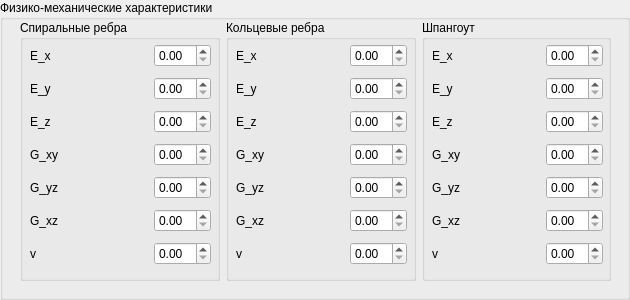
     <widget class="QGroupBox" name="groupBox_3">
      <property name="sizePolicy">
       <sizepolicy hsizetype="Preferred" vsizetype="Preferred">
        <horstretch>0</horstretch>
        <verstretch>0</verstretch>
       </sizepolicy>
      </property>
      <property name="minimumSize">
       <size>
        <width>630</width>
        <height>300</height>
       </size>
      </property>
      <property name="title">
       <string>Физико-механические характеристики</string>
      </property>
      <widget class="QWidget" name="layoutWidget">
       <property name="geometry">
        <rect>
         <x>20</x>
         <y>20</y>
         <width>591</width>
         <height>261</height>
        </rect>
       </property>
       <layout class="QHBoxLayout" name="horizontalLayout_34">
        <item>
         <widget class="QGroupBox" name="groupBox_7">
          <property name="sizePolicy">
           <sizepolicy hsizetype="Expanding" vsizetype="Expanding">
            <horstretch>0</horstretch>
            <verstretch>0</verstretch>
           </sizepolicy>
          </property>
          <property name="minimumSize">
           <size>
            <width>200</width>
            <height>0</height>
           </size>
          </property>
          <property name="title">
           <string>Спиральные ребра</string>
          </property>
          <widget class="QWidget" name="layoutWidget">
           <property name="geometry">
            <rect>
             <x>10</x>
             <y>20</y>
             <width>181</width>
             <height>231</height>
            </rect>
           </property>
           <layout class="QVBoxLayout" name="verticalLayout_5">
            <item>
             <layout class="QHBoxLayout" name="horizontalLayout_13">
              <item>
               <widget class="QLabel" name="label_E_x_spiral">
                <property name="text">
                 <string>E_x</string>
                </property>
               </widget>
              </item>
              <item>
               <spacer name="horizontalSpacer_13">
                <property name="orientation">
                 <enum>Qt::Orientation::Horizontal</enum>
                </property>
                <property name="sizeType">
                 <enum>QSizePolicy::Policy::Expanding</enum>
                </property>
                <property name="sizeHint" stdset="0">
                 <size>
                  <width>40</width>
                  <height>20</height>
                 </size>
                </property>
               </spacer>
              </item>
              <item>
               <widget class="QDoubleSpinBox" name="doubleSpinBox_input_E_x_spiral"/>
              </item>
             </layout>
            </item>
            <item>
             <layout class="QHBoxLayout" name="horizontalLayout_14">
              <item>
               <widget class="QLabel" name="label_E_y_spiral">
                <property name="text">
                 <string>E_y</string>
                </property>
               </widget>
              </item>
              <item>
               <spacer name="horizontalSpacer_14">
                <property name="orientation">
                 <enum>Qt::Orientation::Horizontal</enum>
                </property>
                <property name="sizeType">
                 <enum>QSizePolicy::Policy::Expanding</enum>
                </property>
                <property name="sizeHint" stdset="0">
                 <size>
                  <width>40</width>
                  <height>20</height>
                 </size>
                </property>
               </spacer>
              </item>
              <item>
               <widget class="QDoubleSpinBox" name="doubleSpinBox_input_E_y_spiral"/>
              </item>
             </layout>
            </item>
            <item>
             <layout class="QHBoxLayout" name="horizontalLayout_15">
              <item>
               <widget class="QLabel" name="label_E_z_spiral">
                <property name="text">
                 <string>E_z</string>
                </property>
               </widget>
              </item>
              <item>
               <spacer name="horizontalSpacer_15">
                <property name="orientation">
                 <enum>Qt::Orientation::Horizontal</enum>
                </property>
                <property name="sizeType">
                 <enum>QSizePolicy::Policy::Expanding</enum>
                </property>
                <property name="sizeHint" stdset="0">
                 <size>
                  <width>40</width>
                  <height>20</height>
                 </size>
                </property>
               </spacer>
              </item>
              <item>
               <widget class="QDoubleSpinBox" name="doubleSpinBox_input_E_z_spiral"/>
              </item>
             </layout>
            </item>
            <item>
             <layout class="QHBoxLayout" name="horizontalLayout_16">
              <item>
               <widget class="QLabel" name="label_G_xy_spiral">
                <property name="text">
                 <string>G_xy</string>
                </property>
               </widget>
              </item>
              <item>
               <spacer name="horizontalSpacer_16">
                <property name="orientation">
                 <enum>Qt::Orientation::Horizontal</enum>
                </property>
                <property name="sizeType">
                 <enum>QSizePolicy::Policy::Expanding</enum>
                </property>
                <property name="sizeHint" stdset="0">
                 <size>
                  <width>40</width>
                  <height>20</height>
                 </size>
                </property>
               </spacer>
              </item>
              <item>
               <widget class="QDoubleSpinBox" name="doubleSpinBox_input_G_xy_spiral">
                <property name="sizePolicy">
                 <sizepolicy hsizetype="Minimum" vsizetype="Fixed">
                  <horstretch>0</horstretch>
                  <verstretch>0</verstretch>
                 </sizepolicy>
                </property>
               </widget>
              </item>
             </layout>
            </item>
            <item>
             <layout class="QHBoxLayout" name="horizontalLayout_17">
              <item>
               <widget class="QLabel" name="label_G_yz_spiral">
                <property name="text">
                 <string>G_yz</string>
                </property>
               </widget>
              </item>
              <item>
               <spacer name="horizontalSpacer_17">
                <property name="orientation">
                 <enum>Qt::Orientation::Horizontal</enum>
                </property>
                <property name="sizeType">
                 <enum>QSizePolicy::Policy::Expanding</enum>
                </property>
                <property name="sizeHint" stdset="0">
                 <size>
                  <width>40</width>
                  <height>20</height>
                 </size>
                </property>
               </spacer>
              </item>
              <item>
               <widget class="QDoubleSpinBox" name="doubleSpinBox_input_G_yz_spiral"/>
              </item>
             </layout>
            </item>
            <item>
             <layout class="QHBoxLayout" name="horizontalLayout_18">
              <item>
               <widget class="QLabel" name="label_G_xz_spiral">
                <property name="text">
                 <string>G_xz</string>
                </property>
               </widget>
              </item>
              <item>
               <spacer name="horizontalSpacer_18">
                <property name="orientation">
                 <enum>Qt::Orientation::Horizontal</enum>
                </property>
                <property name="sizeType">
                 <enum>QSizePolicy::Policy::Expanding</enum>
                </property>
                <property name="sizeHint" stdset="0">
                 <size>
                  <width>40</width>
                  <height>20</height>
                 </size>
                </property>
               </spacer>
              </item>
              <item>
               <widget class="QDoubleSpinBox" name="doubleSpinBox_input_G_xz_spiral"/>
              </item>
             </layout>
            </item>
            <item>
             <layout class="QHBoxLayout" name="horizontalLayout_19">
              <item>
               <widget class="QLabel" name="label_v_spiral">
                <property name="text">
                 <string>v</string>
                </property>
               </widget>
              </item>
              <item>
               <spacer name="horizontalSpacer_19">
                <property name="orientation">
                 <enum>Qt::Orientation::Horizontal</enum>
                </property>
                <property name="sizeType">
                 <enum>QSizePolicy::Policy::Expanding</enum>
                </property>
                <property name="sizeHint" stdset="0">
                 <size>
                  <width>40</width>
                  <height>20</height>
                 </size>
                </property>
               </spacer>
              </item>
              <item>
               <widget class="QDoubleSpinBox" name="doubleSpinBox_input_v_spiral"/>
              </item>
             </layout>
            </item>
           </layout>
          </widget>
         </widget>
        </item>
        <item>
         <widget class="QGroupBox" name="groupBox_8">
          <property name="sizePolicy">
           <sizepolicy hsizetype="Expanding" vsizetype="Preferred">
            <horstretch>0</horstretch>
            <verstretch>0</verstretch>
           </sizepolicy>
          </property>
          <property name="title">
           <string>Кольцевые ребра</string>
          </property>
          <widget class="QWidget" name="layoutWidget">
           <property name="geometry">
            <rect>
             <x>10</x>
             <y>20</y>
             <width>171</width>
             <height>231</height>
            </rect>
           </property>
           <layout class="QVBoxLayout" name="verticalLayout_4">
            <item>
             <layout class="QHBoxLayout" name="horizontalLayout_20">
              <item>
               <widget class="QLabel" name="label_E_x_ring">
                <property name="text">
                 <string>E_x</string>
                </property>
               </widget>
              </item>
              <item>
               <spacer name="horizontalSpacer_20">
                <property name="orientation">
                 <enum>Qt::Orientation::Horizontal</enum>
                </property>
                <property name="sizeHint" stdset="0">
                 <size>
                  <width>40</width>
                  <height>20</height>
                 </size>
                </property>
               </spacer>
              </item>
              <item>
               <widget class="QDoubleSpinBox" name="doubleSpinBox_input_E_x_ring"/>
              </item>
             </layout>
            </item>
            <item>
             <layout class="QHBoxLayout" name="horizontalLayout_21">
              <item>
               <widget class="QLabel" name="label_E_y_ring">
                <property name="text">
                 <string>E_y</string>
                </property>
               </widget>
              </item>
              <item>
               <spacer name="horizontalSpacer_21">
                <property name="orientation">
                 <enum>Qt::Orientation::Horizontal</enum>
                </property>
                <property name="sizeHint" stdset="0">
                 <size>
                  <width>40</width>
                  <height>20</height>
                 </size>
                </property>
               </spacer>
              </item>
              <item>
               <widget class="QDoubleSpinBox" name="doubleSpinBox_input_E_y_ring"/>
              </item>
             </layout>
            </item>
            <item>
             <layout class="QHBoxLayout" name="horizontalLayout_22">
              <item>
               <widget class="QLabel" name="label_E_z_ring">
                <property name="text">
                 <string>E_z</string>
                </property>
               </widget>
              </item>
              <item>
               <spacer name="horizontalSpacer_22">
                <property name="orientation">
                 <enum>Qt::Orientation::Horizontal</enum>
                </property>
                <property name="sizeHint" stdset="0">
                 <size>
                  <width>40</width>
                  <height>20</height>
                 </size>
                </property>
               </spacer>
              </item>
              <item>
               <widget class="QDoubleSpinBox" name="doubleSpinBox_input_E_z_ring"/>
              </item>
             </layout>
            </item>
            <item>
             <layout class="QHBoxLayout" name="horizontalLayout_23">
              <item>
               <widget class="QLabel" name="label_G_xy_ring">
                <property name="text">
                 <string>G_xy</string>
                </property>
               </widget>
              </item>
              <item>
               <spacer name="horizontalSpacer_23">
                <property name="orientation">
                 <enum>Qt::Orientation::Horizontal</enum>
                </property>
                <property name="sizeHint" stdset="0">
                 <size>
                  <width>40</width>
                  <height>20</height>
                 </size>
                </property>
               </spacer>
              </item>
              <item>
               <widget class="QDoubleSpinBox" name="doubleSpinBox_input_G_xy_ring"/>
              </item>
             </layout>
            </item>
            <item>
             <layout class="QHBoxLayout" name="horizontalLayout_24">
              <item>
               <widget class="QLabel" name="label_G_yz_ring">
                <property name="text">
                 <string>G_yz</string>
                </property>
               </widget>
              </item>
              <item>
               <spacer name="horizontalSpacer_24">
                <property name="orientation">
                 <enum>Qt::Orientation::Horizontal</enum>
                </property>
                <property name="sizeHint" stdset="0">
                 <size>
                  <width>40</width>
                  <height>20</height>
                 </size>
                </property>
               </spacer>
              </item>
              <item>
               <widget class="QDoubleSpinBox" name="doubleSpinBox_input_G_yz_ring"/>
              </item>
             </layout>
            </item>
            <item>
             <layout class="QHBoxLayout" name="horizontalLayout_25">
              <item>
               <widget class="QLabel" name="label_G_xz_ring">
                <property name="text">
                 <string>G_xz</string>
                </property>
               </widget>
              </item>
              <item>
               <spacer name="horizontalSpacer_25">
                <property name="orientation">
                 <enum>Qt::Orientation::Horizontal</enum>
                </property>
                <property name="sizeHint" stdset="0">
                 <size>
                  <width>40</width>
                  <height>20</height>
                 </size>
                </property>
               </spacer>
              </item>
              <item>
               <widget class="QDoubleSpinBox" name="doubleSpinBox_input_G_xz_ring"/>
              </item>
             </layout>
            </item>
            <item>
             <layout class="QHBoxLayout" name="horizontalLayout_26">
              <item>
               <widget class="QLabel" name="label_v_ring">
                <property name="text">
                 <string>v</string>
                </property>
               </widget>
              </item>
              <item>
               <spacer name="horizontalSpacer_26">
                <property name="orientation">
                 <enum>Qt::Orientation::Horizontal</enum>
                </property>
                <property name="sizeHint" stdset="0">
                 <size>
                  <width>40</width>
                  <height>20</height>
                 </size>
                </property>
               </spacer>
              </item>
              <item>
               <widget class="QDoubleSpinBox" name="doubleSpinBox_input_v_ring"/>
              </item>
             </layout>
            </item>
           </layout>
          </widget>
         </widget>
        </item>
        <item>
         <widget class="QGroupBox" name="groupBox_9">
          <property name="sizePolicy">
           <sizepolicy hsizetype="Expanding" vsizetype="Preferred">
            <horstretch>0</horstretch>
            <verstretch>0</verstretch>
           </sizepolicy>
          </property>
          <property name="title">
           <string>Шпангоут</string>
          </property>
          <widget class="QWidget" name="layoutWidget">
           <property name="geometry">
            <rect>
             <x>10</x>
             <y>20</y>
             <width>171</width>
             <height>231</height>
            </rect>
           </property>
           <layout class="QVBoxLayout" name="verticalLayout_3">
            <item>
             <layout class="QHBoxLayout" name="horizontalLayout_27">
              <item>
               <widget class="QLabel" name="label_E_x_shp">
                <property name="text">
                 <string>E_x</string>
                </property>
               </widget>
              </item>
              <item>
               <spacer name="horizontalSpacer_27">
                <property name="orientation">
                 <enum>Qt::Orientation::Horizontal</enum>
                </property>
                <property name="sizeHint" stdset="0">
                 <size>
                  <width>40</width>
                  <height>20</height>
                 </size>
                </property>
               </spacer>
              </item>
              <item>
               <widget class="QDoubleSpinBox" name="doubleSpinBox_input_E_x_shp"/>
              </item>
             </layout>
            </item>
            <item>
             <layout class="QHBoxLayout" name="horizontalLayout_28">
              <item>
               <widget class="QLabel" name="label_E_y_shp">
                <property name="text">
                 <string>E_y</string>
                </property>
               </widget>
              </item>
              <item>
               <spacer name="horizontalSpacer_28">
                <property name="orientation">
                 <enum>Qt::Orientation::Horizontal</enum>
                </property>
                <property name="sizeHint" stdset="0">
                 <size>
                  <width>40</width>
                  <height>20</height>
                 </size>
                </property>
               </spacer>
              </item>
              <item>
               <widget class="QDoubleSpinBox" name="doubleSpinBox_input_E_y_shp"/>
              </item>
             </layout>
            </item>
            <item>
             <layout class="QHBoxLayout" name="horizontalLayout_29">
              <item>
               <widget class="QLabel" name="label_E_z_shp">
                <property name="text">
                 <string>E_z</string>
                </property>
               </widget>
              </item>
              <item>
               <spacer name="horizontalSpacer_29">
                <property name="orientation">
                 <enum>Qt::Orientation::Horizontal</enum>
                </property>
                <property name="sizeHint" stdset="0">
                 <size>
                  <width>40</width>
                  <height>20</height>
                 </size>
                </property>
               </spacer>
              </item>
              <item>
               <widget class="QDoubleSpinBox" name="doubleSpinBox_input_E_z_shp"/>
              </item>
             </layout>
            </item>
            <item>
             <layout class="QHBoxLayout" name="horizontalLayout_30">
              <item>
               <widget class="QLabel" name="label_G_xy_shp">
                <property name="text">
                 <string>G_xy</string>
                </property>
               </widget>
              </item>
              <item>
               <spacer name="horizontalSpacer_30">
                <property name="orientation">
                 <enum>Qt::Orientation::Horizontal</enum>
                </property>
                <property name="sizeHint" stdset="0">
                 <size>
                  <width>40</width>
                  <height>20</height>
                 </size>
                </property>
               </spacer>
              </item>
              <item>
               <widget class="QDoubleSpinBox" name="doubleSpinBox_input_G_xy_shp"/>
              </item>
             </layout>
            </item>
            <item>
             <layout class="QHBoxLayout" name="horizontalLayout_31">
              <item>
               <widget class="QLabel" name="label_G_yz_shp">
                <property name="text">
                 <string>G_yz</string>
                </property>
               </widget>
              </item>
              <item>
               <spacer name="horizontalSpacer_31">
                <property name="orientation">
                 <enum>Qt::Orientation::Horizontal</enum>
                </property>
                <property name="sizeHint" stdset="0">
                 <size>
                  <width>40</width>
                  <height>20</height>
                 </size>
                </property>
               </spacer>
              </item>
              <item>
               <widget class="QDoubleSpinBox" name="doubleSpinBox_input_G_yz_shp"/>
              </item>
             </layout>
            </item>
            <item>
             <layout class="QHBoxLayout" name="horizontalLayout_32">
              <item>
               <widget class="QLabel" name="label_G_xz_shp">
                <property name="text">
                 <string>G_xz</string>
                </property>
               </widget>
              </item>
              <item>
               <spacer name="horizontalSpacer_33">
                <property name="orientation">
                 <enum>Qt::Orientation::Horizontal</enum>
                </property>
                <property name="sizeHint" stdset="0">
                 <size>
                  <width>40</width>
                  <height>20</height>
                 </size>
                </property>
               </spacer>
              </item>
              <item>
               <widget class="QDoubleSpinBox" name="doubleSpinBox_input_G_xz_shp"/>
              </item>
             </layout>
            </item>
            <item>
             <layout class="QHBoxLayout" name="horizontalLayout_33">
              <item>
               <widget class="QLabel" name="label_v_shp">
                <property name="text">
                 <string>v</string>
                </property>
               </widget>
              </item>
              <item>
               <spacer name="horizontalSpacer_32">
                <property name="orientation">
                 <enum>Qt::Orientation::Horizontal</enum>
                </property>
                <property name="sizeHint" stdset="0">
                 <size>
                  <width>40</width>
                  <height>20</height>
                 </size>
                </property>
               </spacer>
              </item>
              <item>
               <widget class="QDoubleSpinBox" name="doubleSpinBox_input_v_shp"/>
              </item>
             </layout>
            </item>
           </layout>
          </widget>
         </widget>
        </item>
       </layout>
      </widget>
     </widget>
